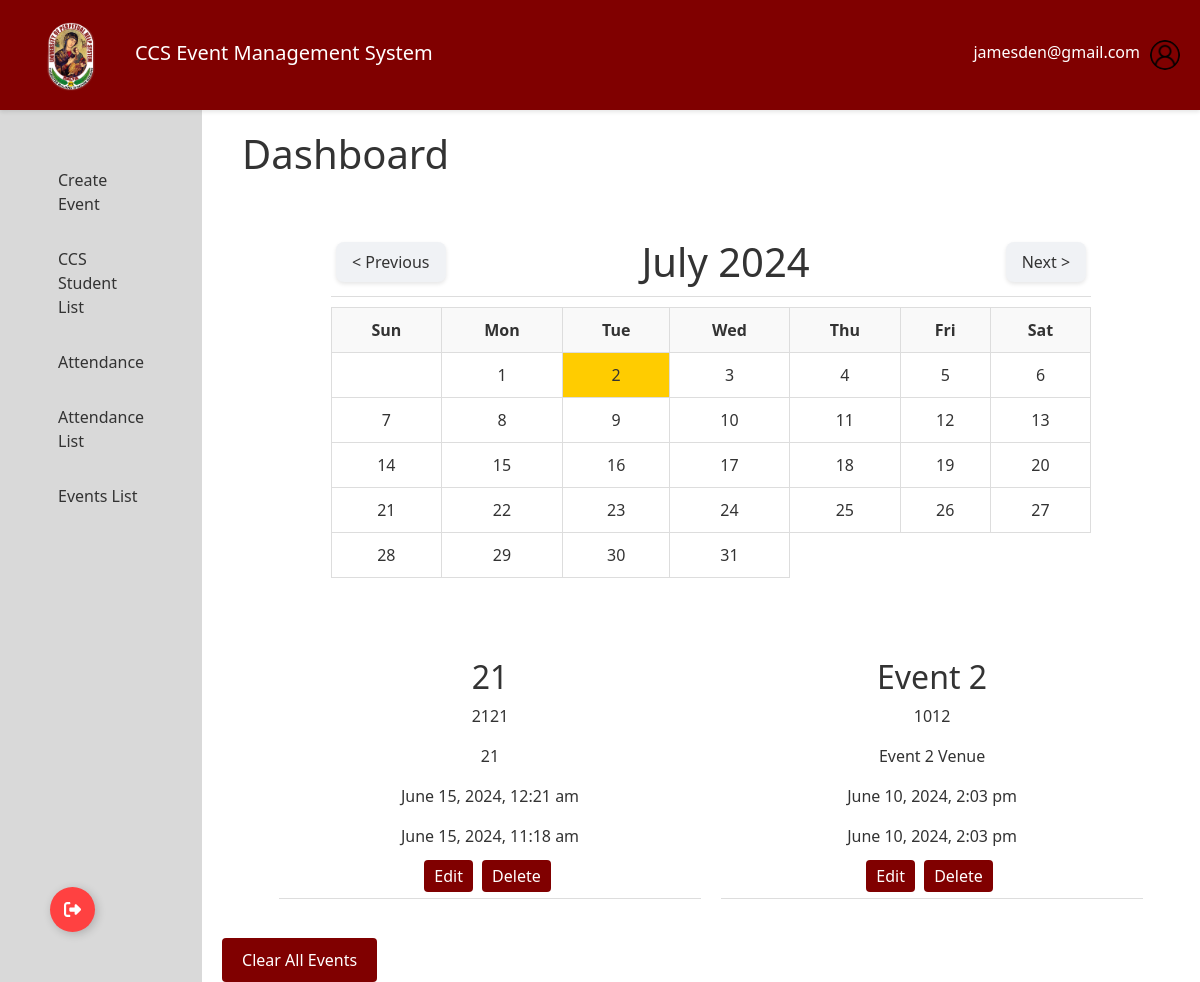
Page /home.php (signed in) on the committed database.
### tables this page shows
CREATE TABLE `events` (
  `id` int(11) NOT NULL,
  `title` varchar(255) NOT NULL,
  `code` varchar(255) NOT NULL,
  `venue` text NOT NULL,
  `start_datetime` datetime NOT NULL,
  `end_datetime` datetime NOT NULL,
  `create_user_id` int(11) NOT NULL,
  `update_user_id` int(11) NOT NULL,
  `created_at` datetime NOT NULL DEFAULT current_timestamp(),
  `updated_at` datetime NOT NULL DEFAULT current_timestamp() ON UPDATE current_timestamp()
);

### home.php (the view, shortened to what this page needs)
<?php
$email = $_SESSION['email'];
include "inclusions/dbconnection.php";
try {
    $conn = new mysqli($servername, $username, $password, $dbname);
} catch (Exception $e) {
    die("Database connection error: " . $e->getMessage());
}
$sql = "SELECT id, title, code, venue, start_datetime, end_datetime FROM events ORDER BY start_datetime DESC";
$result = $conn->query($sql);
?>
<!doctype html>
<html lang="en">
<head>
    <link href="css/bootstrap.min.css" rel="stylesheet">
</head>
<body>
    <nav class="navbar navbar-expand-lg navbar-light">
        <div class="container">
            <a class="navbar-brand" href="#"><img src="images/UPHSD.png" alt="Logo" class="navbar-logo"> CCS Event Management System</a>
            <div class="navbar-right">
                <span><?php echo $email; ?></span>
                <img src="images/admin.png" alt="Profile Picture">
            </div>
        </div>
    </nav>
    <div class="container">
        <div class="sidebar">
            <div>
                <a href="create.php">Create Event</a>
                <a href="allccsstudent.php">CCS Student List</a>
                <a href="attendance.php">Attendance</a>
                <a href="attendancelist.php">Attendance List</a>
                <a href="eventslist.php">Events List</a>
                </div>
    <button class="Btn" onclick="logout()">
        <div class="sign"></div>
    </button>
        </div>
        <div class="content">
            <div class="dashboard">
                <h2>Dashboard</h2>
            </div>
            <div class="calendar" id="calendar"></div>
            <div class="event-list" id="eventsList">
                <?php
                if ($result->num_rows > 0) {
                    while($row = $result->fetch_assoc()) {
                        echo "<div class='event-item'>";
                        echo "<h3>" . $row["title"] . "</h3>";
                        echo "<p>" . $row["code"] . "</p>";
                        echo "<p>" . $row["venue"] . "</p>";
                        echo "<p>" . date("F j, Y, g:i a", strtotime($row["start_datetime"])) . "</p>";
                        echo "<p>" . date("F j, Y, g:i a", strtotime($row["end_datetime"])) . "</p>";
                        echo "<a href='edit_event.php?id=" . $row["id"] . "' class='edit-button'>Edit</a>&nbsp;";
                        echo "<a href='delete_event.php?id=" . $row["id"] . "' class='delete-button'>Delete</a>";
                        echo "</div>";
                    }
                } else {
                    echo "No events found";
                }
                ?>
            </div>
            <button class="clear-events-button" id="clearEventsButton">Clear All Events</button>
        </div>
    </div>
</body>
</html>

### home.php (style rules this page uses)
body, html { background-color: #fff; color: #333; margin: 0; width: 100%; padding: 0; font-family: 'Segoe UI', Tahoma, Geneva, Verdana, sans-serif; }
.navbar { background-color: #800000; padding: 0px; box-shadow: 0 2px 4px rgba(0,0,0,0.1); width: 100%; }
.navbar-brand { margin-left: 20px; color: #fff; }
.navbar-logo { height: 100px; margin-right: 10px; vertical-align: middle; }
.navbar-right { margin-right: 20px; display: flex; justify-content: flex-end; }
.navbar-right span { color: #fff; margin-right: 10px; }
.navbar-right img { width: 30px; height: 30px; border-radius: 50%; }
.container { display: flex; margin: 20px; max-width: 100%; margin: 0 auto; padding: 0; }
.sidebar { width: 220px; background-color: #d9d9d9; border-radius: ; padding: 50px; display: flex; flex-direction: column; justify-content: space-between; }
.sidebar a { color: #333; padding: 8px; text-decoration: none; font-weight: ; display: block; margin-bottom: 15px; }
.content { flex-grow: 1; margin-left: 20px; width: 100%; }
.dashboard { display: flex; justify-content: space-between; align-items: center; background-color: #fff; padding: 20px; border-radius: 8px; }
.dashboard h2 { margin: 0; }
.calendar { background-color: #fff; padding: 20px; border-radius: 8px; margin-top: 20px; max-width: 800px; margin: 20px auto; }
.event-list { background-color: #fff; padding: 20px; border-radius: 8px; margin-top: 20px; max-height: 300px; overflow-y: auto; margin: 0 auto; text-align: center; overflow-x: auto; white-space: nowrap; text-align: center; display: flex; flex-wrap: wrap; justify-content: center; }
.event-item { padding: 10px; border-bottom: 1px solid #ddd; display: inline-block; margin: 10px; flex: 0 0 45%; }
.edit-button, .delete-button { padding: 5px 10px; border-radius: 4px; color: #fff; text-decoration: none; margin-right: 5px; }
.edit-button { background-color: #800000; }
.delete-button { background-color: #800000; }
.clear-events-button { background-color: #800000; color: #fff; border: none; padding: 10px 20px; border-radius: 4px; cursor: pointer; margin-top: 20px; }
.Btn { display: flex; align-items: center; justify-content: flex-start; width: 45px; height: 45px; border: none; border-radius: 50%; cursor: pointer; position: relative; overflow: hidden; transition-duration: .3s; box-shadow: 2px 2px 10px rgba(0, 0, 0, 0.199); background-color: rgb(255, 65, 65); }
.sign { width: 100%; transition-duration: .3s; display: flex; align-items: center; justify-content: center; }
.sign svg { width: 17px; }

### rows in the picture
events: title "21", code "2121", venue "21", start_datetime "June 15, 2024, 12:21 am", end_datetime "June 15, 2024, 11:18 am"
events: title "Event 2", code "1012", venue "Event 2 Venue", start_datetime "June 10, 2024, 2:03 pm", end_datetime "June 10, 2024, 2:03 pm"

### other values in the picture
$email "jamesden@gmail.com"
